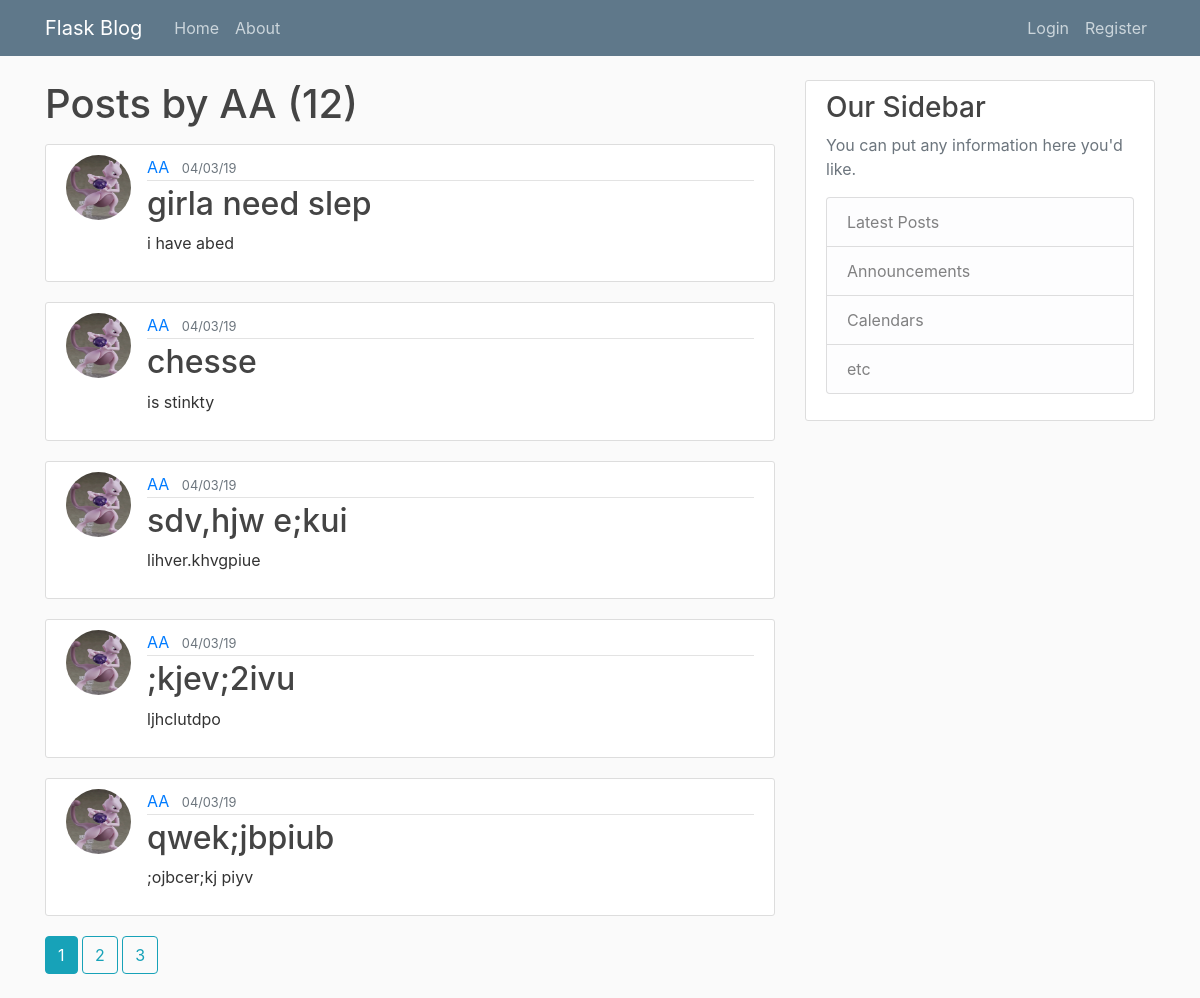
Page /user/AA on the committed database.
### blog/models.py (models this page shows, shortened)
class User(db.Model, UserMixin):
    id = db.Column(db.Integer, primary_key=True)
    username = db.Column(db.String(20), unique=True, nullable=False)
    email = db.Column(db.String(120), unique=True, nullable=False)
    image_file = db.Column(db.String(20), nullable=False, default='default.jpg"')
    password = db.Column(db.String(60), nullable=False)
    posts = db.relationship('Post', backref='author', lazy=True)

class Post(db.Model):
    id = db.Column(db.Integer, primary_key=True)
    title = db.Column(db.String(100), nullable=False)
    date_posted = db.Column(db.DateTime, nullable=False, default=datetime.utcnow)
    content = db.Column(db.Text, nullable=False)
    user_id = db.Column(db.Integer, db.ForeignKey('user.id'), nullable=False)

### blog/routes.py (the view)
@app.route("/user/<string:username>")
def user_posts(username):
    page = request.args.get('page', 1, type=int)
    user = User.query.filter_by(username=username).first_or_404()
    posts = Post.query.filter_by(author=user)\
        .order_by(Post.date_posted.desc())\
        .paginate(page=page, per_page=5)
    return render_template('user_posts.html', posts=posts, user=user)

### blog/templates/user_posts.html
{% extends 'layout.html' %}
{% block content%}
<h1 class='mb-3'> Posts by {{ user.username }} ({{ posts.total }})</h1>
    {% for post in posts.items%}
        <article class="media content-section">
            <img class='rounded-circle article-img' src="{{ url_for('static', filename='profile_pics/'+ post.author.image_file) }}">
            <div class="media-body">
                <div class="article-metadata">
                <a class="mr-2" href="{{ url_for('user_posts', username=post.author.username) }}">{{ post.author.username }}</a>
                <small class="text-muted">{{ post.date_posted.strftime('%m/%d/%y') }}</small>
                </div>
                <h2><a class="article-title" href="{{ url_for('post', post_id=post.id) }}">{{ post.title }}</a></h2>
                <p class="article-content">{{ post.content }}</p>
            </div>
        </article>
    {% endfor%}
    {% for page_num in posts.iter_pages(left_edge=1, right_edge=1, left_current=1, right_current=2) %}
        {% if page_num %}
            {% if posts.page == page_num %}
                <a class='btn btn-info mb-4' href="{{ url_for('user_posts', username=user.username, page=page_num) }}"> {{ page_num }} </a>
            {% else %}
                <a class='btn btn-outline-info mb-4' href="{{ url_for('user_posts', username=user.username, page=page_num) }}"> {{ page_num }} </a>
            {% endif %}
        {% else %}
            ...
        {% endif %}
    {% endfor %}
{% endblock content%}

### blog/static/main.css (style rules this page uses)
body { background: #fafafa; color: #333333; margin-top: 5rem; }
h1, h2, h3, h4, h5, h6 { color: #444444; }
.content-section { background: #ffffff; padding: 10px 20px; border: 1px solid #dddddd; border-radius: 3px; margin-bottom: 20px; }
.article-title { color: #444444; }
.article-content { white-space: pre-line; }
.article-img { height: 65px; width: 65px; margin-right: 16px; }
.article-metadata { padding-bottom: 1px; margin-bottom: 4px; border-bottom: 1px solid #e3e3e3 }

### rows in the picture
User: username "AA"
Post: image_file (picture), author.username "AA", date_posted "04/03/19", title "girla need slep", content "i have abed"
Post: image_file (picture), author.username "AA", date_posted "04/03/19", title "chesse", content "is stinkty"
Post: image_file (picture), author.username "AA", date_posted "04/03/19", title "sdv,hjw e;kui", content "lihver.khvgpiue"
Post: image_file (picture), author.username "AA", date_posted "04/03/19", title ";kjev;2ivu", content "ljhclutdpo"
Post: image_file (picture), author.username "AA", date_posted "04/03/19", title "qwek;jbpiub", content ";ojbcer;kj piyv"

### other values in the picture
{{ posts.total }} "12"
{{ page_num }} "1"
{{ page_num }} "2" "3"
